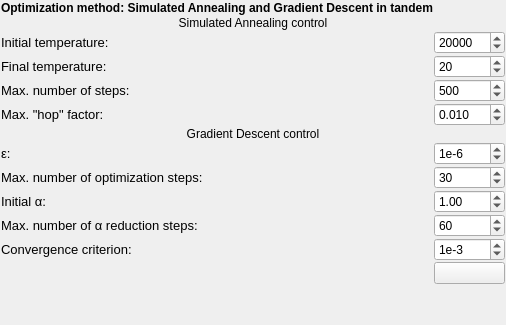
     <widget class="QWidget" name="tabSAGD">
      <attribute name="title">
       <string>SA+GD</string>
      </attribute>
      <layout class="QGridLayout" name="gridLayout">
       <property name="leftMargin">
        <number>1</number>
       </property>
       <property name="topMargin">
        <number>1</number>
       </property>
       <property name="rightMargin">
        <number>1</number>
       </property>
       <property name="bottomMargin">
        <number>1</number>
       </property>
       <property name="spacing">
        <number>1</number>
       </property>
       <item row="4" column="0">
        <widget class="QLabel" name="label_17">
         <property name="text">
          <string>&lt;html&gt;&lt;head/&gt;&lt;body&gt;&lt;p&gt;&lt;span style=&quot; font-family:'Verdana,Arial,Tahoma,Calibri,Geneva,sans-serif'; font-size:13px;&quot;&gt;Max. number of steps:&lt;/span&gt;&lt;/p&gt;&lt;/body&gt;&lt;/html&gt;</string>
         </property>
        </widget>
       </item>
       <item row="3" column="0">
        <widget class="QLabel" name="label_12">
         <property name="text">
          <string>&lt;html&gt;&lt;head/&gt;&lt;body&gt;&lt;p&gt;&lt;span style=&quot; font-family:'Verdana,Arial,Tahoma,Calibri,Geneva,sans-serif'; font-size:13px;&quot;&gt;Final temperature:&lt;/span&gt;&lt;/p&gt;&lt;/body&gt;&lt;/html&gt;</string>
         </property>
        </widget>
       </item>
       <item row="5" column="0">
        <widget class="QLabel" name="label_18">
         <property name="text">
          <string>&lt;html&gt;&lt;head/&gt;&lt;body&gt;&lt;p&gt;&lt;span style=&quot; font-family:'Verdana,Arial,Tahoma,Calibri,Geneva,sans-serif'; font-size:13px;&quot;&gt;Max. &quot;hop&quot; factor:&lt;/span&gt;&lt;/p&gt;&lt;/body&gt;&lt;/html&gt;</string>
         </property>
        </widget>
       </item>
       <item row="2" column="0">
        <widget class="QLabel" name="label_11">
         <property name="text">
          <string>&lt;html&gt;&lt;head/&gt;&lt;body&gt;&lt;p&gt;&lt;span style=&quot; font-family:'Verdana,Arial,Tahoma,Calibri,Geneva,sans-serif'; font-size:13px;&quot;&gt;Initial temperature:&lt;/span&gt;&lt;/p&gt;&lt;/body&gt;&lt;/html&gt;</string>
         </property>
        </widget>
       </item>
       <item row="6" column="0" colspan="3">
        <widget class="QLabel" name="label_13">
         <property name="text">
          <string>Gradient Descent control</string>
         </property>
         <property name="alignment">
          <set>Qt::AlignCenter</set>
         </property>
        </widget>
       </item>
       <item row="8" column="0">
        <widget class="QLabel" name="label_15">
         <property name="text">
          <string>&lt;html&gt;&lt;head/&gt;&lt;body&gt;&lt;p&gt;&lt;span style=&quot; font-family:'Verdana,Arial,Tahoma,Calibri,Geneva,sans-serif'; font-size:13px;&quot;&gt;Max. number of optimization steps:&lt;/span&gt;&lt;/p&gt;&lt;/body&gt;&lt;/html&gt;</string>
         </property>
        </widget>
       </item>
       <item row="7" column="0">
        <widget class="QLabel" name="label_16">
         <property name="text">
          <string>&lt;html&gt;&lt;head/&gt;&lt;body&gt;&lt;p&gt;&lt;span style=&quot; font-family:'Verdana,Arial,Tahoma,Calibri,Geneva,sans-serif'; font-size:13px;&quot;&gt;&amp;epsilon;:&lt;/span&gt;&lt;/p&gt;&lt;/body&gt;&lt;/html&gt;</string>
         </property>
        </widget>
       </item>
       <item row="10" column="0">
        <widget class="QLabel" name="label_19">
         <property name="text">
          <string>&lt;html&gt;&lt;head/&gt;&lt;body&gt;&lt;p&gt;&lt;span style=&quot; font-family:'Verdana,Arial,Tahoma,Calibri,Geneva,sans-serif'; font-size:13px;&quot;&gt;Max. number of α reduction steps:&lt;/span&gt;&lt;/p&gt;&lt;/body&gt;&lt;/html&gt;</string>
         </property>
        </widget>
       </item>
       <item row="9" column="0">
        <widget class="QLabel" name="label_14">
         <property name="text">
          <string>&lt;html&gt;&lt;head/&gt;&lt;body&gt;&lt;p&gt;&lt;span style=&quot; font-family:'Verdana,Arial,Tahoma,Calibri,Geneva,sans-serif'; font-size:13px;&quot;&gt;Initial α: &lt;/span&gt;&lt;/p&gt;&lt;/body&gt;&lt;/html&gt;</string>
         </property>
        </widget>
       </item>
       <item row="11" column="0">
        <widget class="QLabel" name="label_9">
         <property name="text">
          <string>&lt;html&gt;&lt;head/&gt;&lt;body&gt;&lt;p&gt;&lt;span style=&quot; font-family:'Verdana,Arial,Tahoma,Calibri,Geneva,sans-serif'; font-size:13px;&quot;&gt;Convergence criterion:&lt;/span&gt;&lt;/p&gt;&lt;/body&gt;&lt;/html&gt;</string>
         </property>
        </widget>
       </item>
       <item row="12" column="2">
        <widget class="QPushButton" name="btnDoWithSAandGD">
         <property name="toolTip">
          <string>Run with SA+GD</string>
         </property>
         <property name="text">
          <string/>
         </property>
         <property name="icon">
          <iconset resource="../resources.qrc">
           <normaloff>:/icons32/play32</normaloff>:/icons32/play32</iconset>
         </property>
        </widget>
       </item>
       <item row="8" column="2">
        <widget class="QSpinBox" name="spinMaxSteps">
         <property name="minimum">
          <number>1</number>
         </property>
         <property name="maximum">
          <number>10000000</number>
         </property>
         <property name="singleStep">
          <number>10</number>
         </property>
         <property name="value">
          <number>30</number>
         </property>
        </widget>
       </item>
       <item row="9" column="2">
        <widget class="QDoubleSpinBox" name="spinInitialAlpha">
         <property name="minimum">
          <double>0.010000000000000</double>
         </property>
         <property name="singleStep">
          <double>0.100000000000000</double>
         </property>
         <property name="value">
          <double>1.000000000000000</double>
         </property>
        </widget>
       </item>
       <item row="10" column="2">
        <widget class="QSpinBox" name="spinMaxStepsAlphaReduction">
         <property name="minimum">
          <number>1</number>
         </property>
         <property name="maximum">
          <number>10000</number>
         </property>
         <property name="singleStep">
          <number>20</number>
         </property>
         <property name="value">
          <number>60</number>
         </property>
        </widget>
       </item>
       <item row="7" column="2">
        <widget class="QSpinBox" name="spinLogEpsilon">
         <property name="prefix">
          <string>1e</string>
         </property>
         <property name="minimum">
          <number>-20</number>
         </property>
         <property name="maximum">
          <number>2</number>
         </property>
         <property name="value">
          <number>-6</number>
         </property>
        </widget>
       </item>
       <item row="11" column="2">
        <widget class="QSpinBox" name="spinConvergenceCriterion">
         <property name="prefix">
          <string>1e</string>
         </property>
         <property name="minimum">
          <number>-20</number>
         </property>
         <property name="maximum">
          <number>0</number>
         </property>
         <property name="value">
          <number>-3</number>
         </property>
        </widget>
       </item>
       <item row="5" column="2">
        <widget class="QDoubleSpinBox" name="spinMaxHopFactor">
         <property name="decimals">
          <number>3</number>
         </property>
         <property name="minimum">
          <double>0.001000000000000</double>
         </property>
         <property name="maximum">
          <double>100.000000000000000</double>
         </property>
         <property name="singleStep">
          <double>0.010000000000000</double>
         </property>
         <property name="value">
          <double>0.010000000000000</double>
         </property>
        </widget>
       </item>
       <item row="4" column="2">
        <widget class="QSpinBox" name="spinMaxStepsSA">
         <property name="minimum">
          <number>5</number>
         </property>
         <property name="maximum">
          <number>1000000</number>
         </property>
         <property name="singleStep">
          <number>100</number>
         </property>
         <property name="value">
          <number>500</number>
         </property>
        </widget>
       </item>
       <item row="2" column="2">
        <widget class="QSpinBox" name="spinInitialTemperature">
         <property name="minimum">
          <number>20</number>
         </property>
         <property name="maximum">
          <number>1000000</number>
         </property>
         <property name="singleStep">
          <number>100</number>
         </property>
         <property name="value">
          <number>20000</number>
         </property>
        </widget>
       </item>
       <item row="3" column="2">
        <widget class="QSpinBox" name="spinFinalTemperature">
         <property name="minimum">
          <number>1</number>
         </property>
         <property name="maximum">
          <number>1000000</number>
         </property>
         <property name="singleStep">
          <number>10</number>
         </property>
         <property name="value">
          <number>20</number>
         </property>
        </widget>
       </item>
       <item row="1" column="0" colspan="3">
        <widget class="QLabel" name="label_10">
         <property name="text">
          <string>Simulated Annealing control</string>
         </property>
         <property name="alignment">
          <set>Qt::AlignCenter</set>
         </property>
        </widget>
       </item>
       <item row="0" column="0" colspan="2">
        <widget class="QLabel" name="label_2">
         <property name="font">
          <font>
           <weight>75</weight>
           <bold>true</bold>
          </font>
         </property>
         <property name="text">
          <string>Optimization method: Simulated Annealing and Gradient Descent in tandem</string>
         </property>
         <property name="alignment">
          <set>Qt::AlignCenter</set>
         </property>
        </widget>
       </item>
       <item row="13" column="0" colspan="3">
        <spacer name="verticalSpacer">
         <property name="orientation">
          <enum>Qt::Vertical</enum>
         </property>
         <property name="sizeHint" stdset="0">
          <size>
           <width>20</width>
           <height>40</height>
          </size>
         </property>
        </spacer>
       </item>
      </layout>
     </widget>
